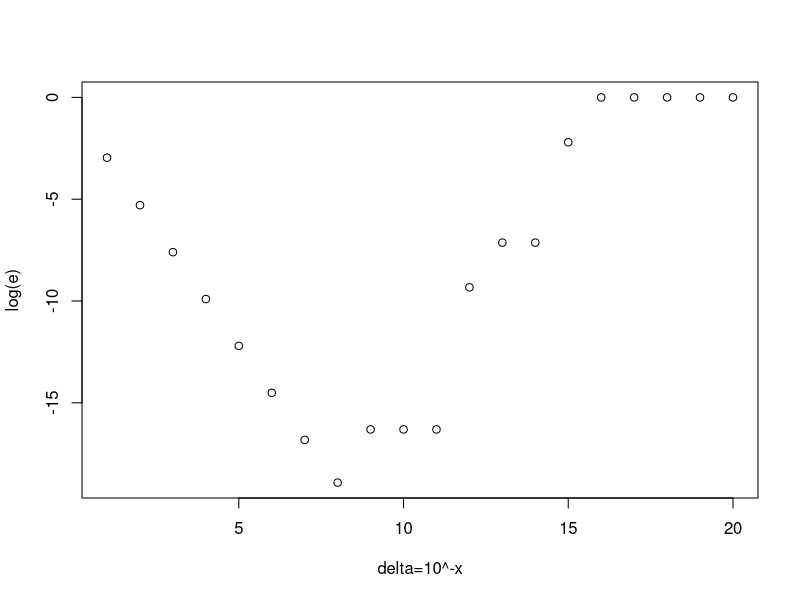
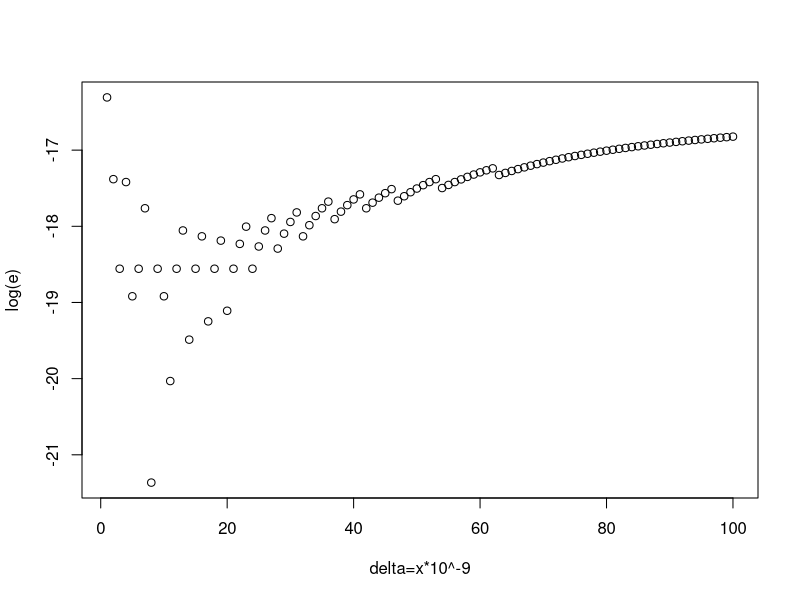
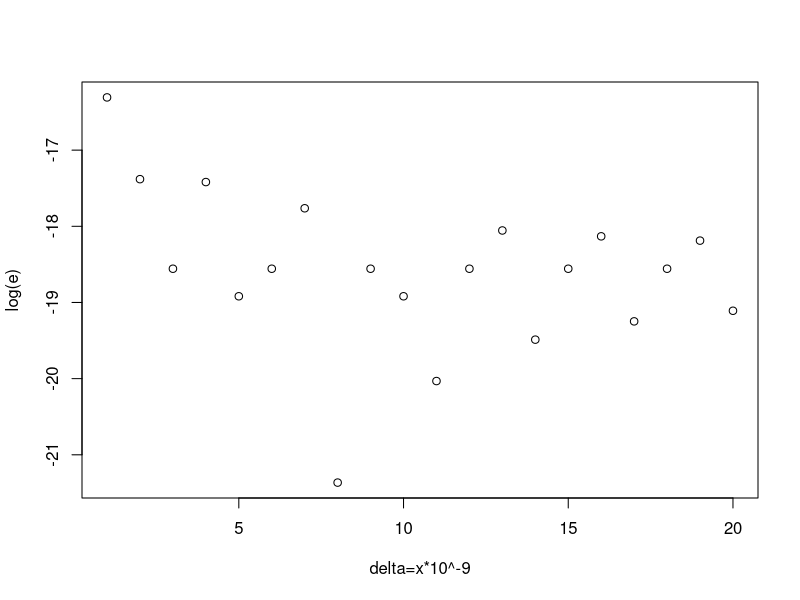
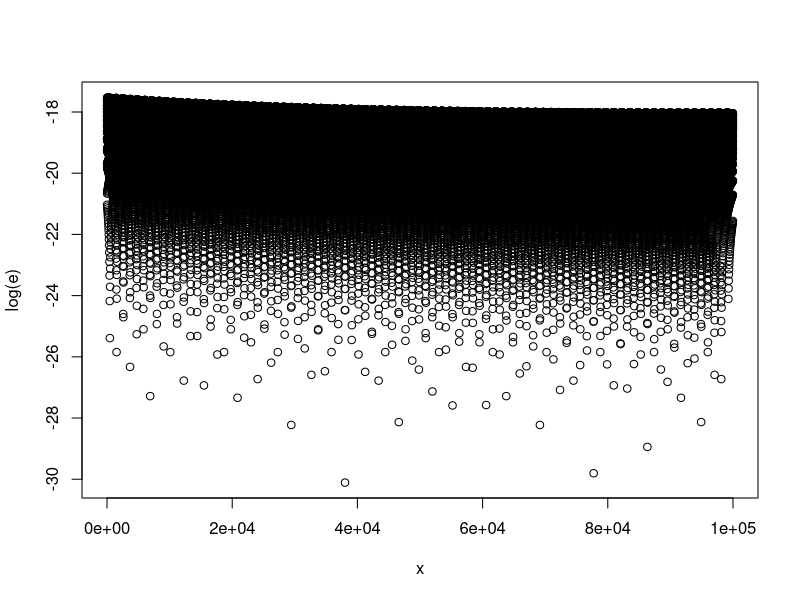
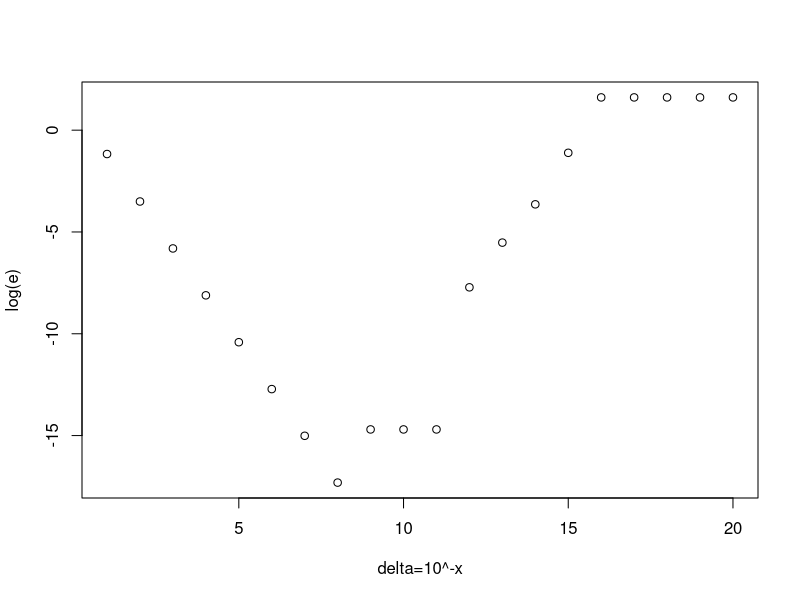
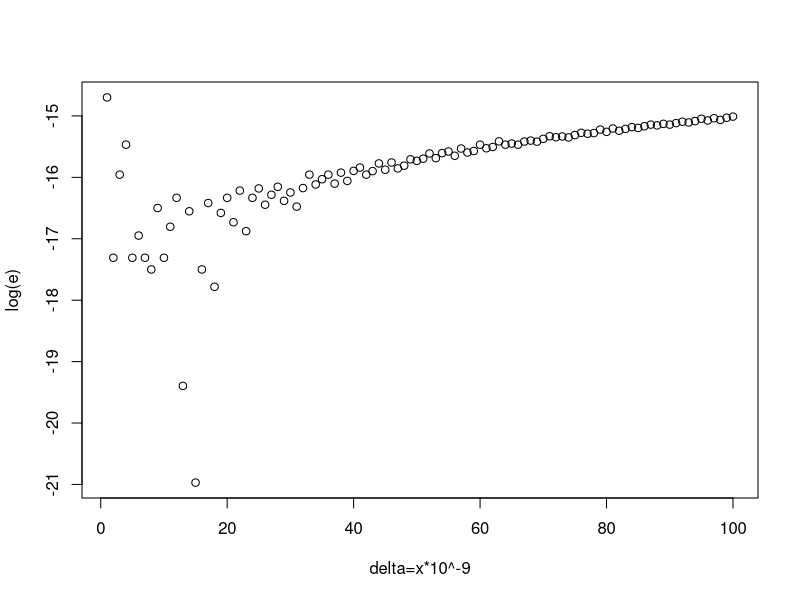
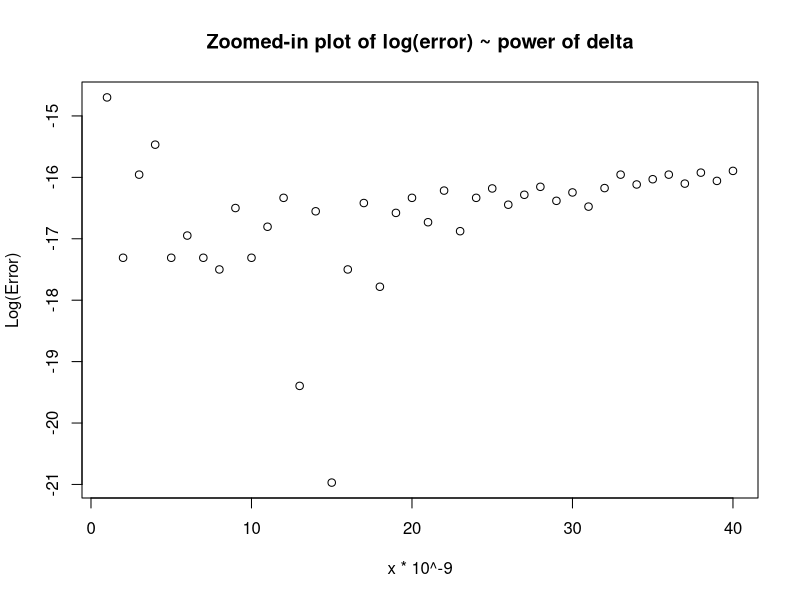
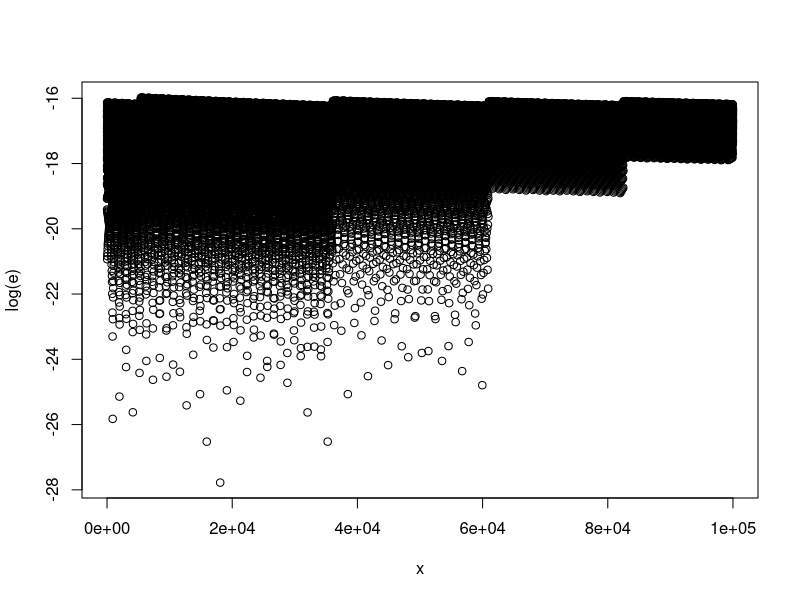

R code for these plots, in order:
## ---- chunk 1
library(tidyverse)
## ---- chunk 2
D<-function(f,delta=.001) {
  fun=function(x){
  (f(x+delta)-f(x))/delta
  }
  return(fun)
}
## ---- chunk 3
f = function(x) {exp(x)}

df=D(f,delta = 10^-(1:20))
e=abs(df(0)-1)
x=c(1:20)
plot(x,log(e), xlab = "delta=10^-x")

df=D(f,delta = ((1:100)*10^-9))
e=abs(df(0)-1)
x=c(1:100)
plot(x,log(e), xlab = "delta=x*10^-9")

e=abs(df(0)[1:20]-1)
x=c(1:20)
plot(x,log(e), xlab = "delta=x*10^-9")
## ---- chunk 4
f = function(x) {exp(x)}

df=D(f,delta = (.5+((1:100000)/100000))*10^-8)
e=abs(df(0)-1)
x=c(1:100000)
plot(x,log(e))
df1 = data.frame("delta"=c((.5+((1:100000)/100000))*10^-8), "e"=e)
## ---- chunk 5
df1 %>% 
  arrange(e) %>% 
  head()
## ---- chunk 6
f = function(x) {x^3+2*x}

df=D(f,delta = 10^-(1:20))
e=abs(df(1)-5)
x=c(1:20)
plot(x,log(e), xlab = "delta=10^-x")

df=D(f,delta = ((1:100)*10^-9))
e=abs(df(1)-5)
x=c(1:100)
plot(x,log(e), xlab = "delta=x*10^-9")

e=abs(df(1)[1:40]-5)
x=c(1:20)
plot(1:40,log(e),xlab = "x * 10^-9", ylab = "Log(Error)", main = "Zoomed-in plot of log(error) ~ power of delta")

## ---- chunk 7
f = function(x) {x^3+2*x}
df=D(f,delta = (1+((1:100000)/100000))*10^-8)
e=abs(df(1)-5)
x=c(1:100000)
plot(x,log(e))
df2 = data.frame("delta"=c((1+((1:100000)/100000))*10^-8), "e"=e)
## ---- chunk 8
df2 %>% 
  arrange(e) %>% 
  head()
## ---- chunk 9
f = function(x) {x^2}

df=D(f,delta = 10^-(1:20))
e=abs(df(1)-2)
x=c(1:20)
plot(x,log(e), xlab = "delta=10^-x")

df=D(f,delta = ((1:100)*10^-9))
e=abs(df(1)-2)
x=c(1:100)
plot(x,log(e), xlab = "delta=x*10^-9")

e=abs(df(1)[1:20]-2)
x=c(1:20)
plot(x,log(e), xlab = "delta=x*10^-9")
## ---- chunk 10
f = function(x) {x^2}

df=D(f,delta = (.5+((1:100000)/100000))*10^-8)
e=abs(df(1)-2)
x=c(1:100000)
plot(x,log(e))
df3 = data.frame("delta"=c((.5+((1:100000)/100000))*10^-8), "e"=e)
## ---- chunk 11
df3 %>% 
  arrange(e) %>% 
  head()
## ---- chunk 12
f = function(x) {sin(x)}

df=D(f,delta = 10^-(1:20))
e=abs(df(pi)+1)
x=c(1:20)
plot(x,log(e), xlab = "delta=10^-x")

df=D(f,delta = ((1:100)*10^-6))
e=abs(df(pi)+1)
x=c(1:100)
plot(x,log(e), xlab = "delta=x*10^-6")

e=abs(df(pi)+1)[1:20]
x=c(1:20)
plot(x,log(e), xlab = "delta=x*10^-6")
## ---- chunk 13
f = function(x) {sin(x)}

df=D(f,delta = (.5+((1:100000)/100000))*10^-5)
e=abs(df(pi)+1)
x=c(1:100000)
plot(x,log(e))
df4 = data.frame("delta"=c((.5+((1:100000)/100000))*10^-5), "e"=e)
## ---- chunk 14
df4 %>% 
  arrange(e) %>% 
  head()
## ---- chunk 15
f = function(x) {x^8+2*x-1}

df=D(f,delta = 10^-(1:20))
e=abs(df(1)-10)
x=c(1:20)
plot(x,log(e), xlab = "delta=10^-x")

df=D(f,delta = ((1:100)*10^-9))
e=abs(df(1)-10)
x=c(1:100)
plot(x,log(e), xlab = "delta=x*10^-9")

e=abs(df(1)-10)[1:20]
x=c(1:20)
plot(x,log(e), xlab = "delta=x*10^-9")
## ---- chunk 16
df=D(f,delta = ((1.5+(1:100000)/100000))*10^-9)
e=abs(df(1)-10)
x=c(1:100000)
plot(x,log(e))
df4 = data.frame("delta"=c(((1.5+(1:100000)/100000))*10^-9), "e"=e)
## ---- chunk 17
df4 %>% 
  arrange(e) %>% 
  head()
